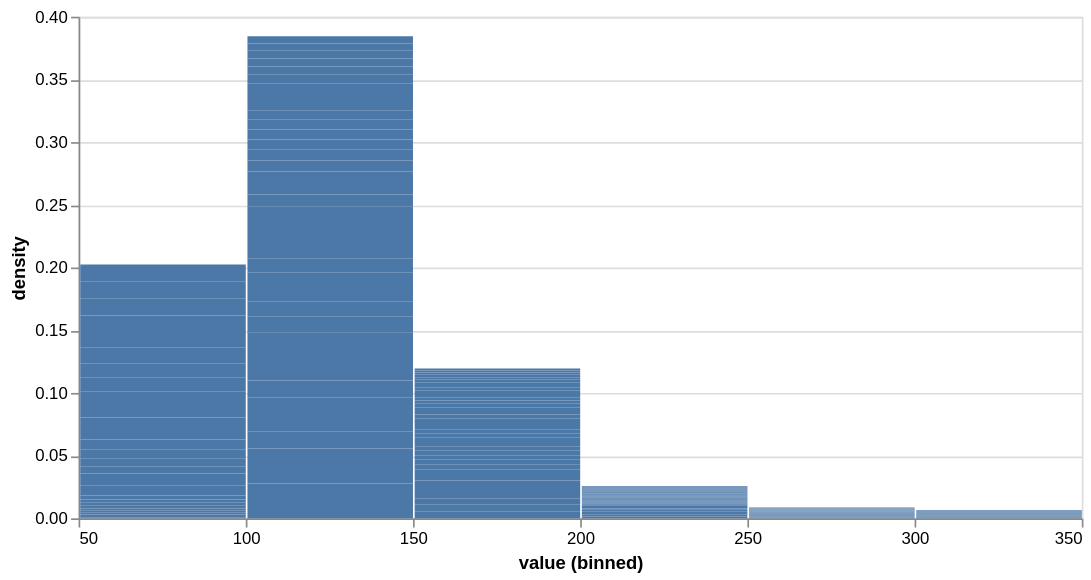

Write notebook code for a chart like this one.
### Code cell
alt.Chart(cars_data).transform_fold(
    ['enginesize'],
).transform_density(
    density='value'
).mark_bar().encode(
    alt.X('value:Q', bin=alt.BinParams(maxbins=10)),
    alt.Y('density:Q')
).properties(width=600)

### Figure 1 — Vega-Lite specification as saved in the notebook (floating-point values rounded to 4 significant figures; data arrays with more than 128 entries replaced by an {"elided": "..."} marker saying what was removed)
{"config": {"view": {"continuousWidth": 300, "continuousHeight": 300}}, "data": {"name": "data-1bed9fbf2600d9190696f48c3511329a"}, "mark": {"type": "bar"}, "encoding": {"x": {"bin": {"maxbins": 10}, "field": "value", "type": "quantitative"}, "y": {"field": "density", "type": "quantitative"}}, "transform": [{"fold": ["enginesize"]}, {"density": "value"}], "width": 600, "$schema": "https://vega.github.io/schema/vega-lite/v6.1.0.json", "datasets": {"data-1bed9fbf2600d9190696f48c3511329a": {"elided": "205 records"}}}
